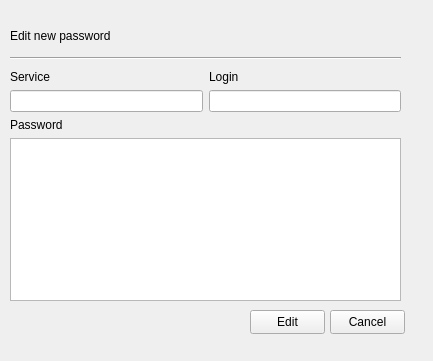
<?xml version="1.0" encoding="UTF-8"?>
<ui version="4.0">
 <class>EditWidget</class>
 <widget class="QWidget" name="EditWidget">
  <property name="geometry">
   <rect>
    <x>0</x>
    <y>0</y>
    <width>433</width>
    <height>361</height>
   </rect>
  </property>
  <property name="font">
   <font/>
  </property>
  <property name="windowTitle">
   <string>Form</string>
  </property>
  <widget class="QPushButton" name="pushButton_2">
   <property name="geometry">
    <rect>
     <x>330</x>
     <y>310</y>
     <width>75</width>
     <height>24</height>
    </rect>
   </property>
   <property name="text">
    <string>Cancel</string>
   </property>
  </widget>
  <widget class="QPushButton" name="pushButton">
   <property name="geometry">
    <rect>
     <x>250</x>
     <y>310</y>
     <width>75</width>
     <height>24</height>
    </rect>
   </property>
   <property name="text">
    <string>Edit</string>
   </property>
  </widget>
  <widget class="QLabel" name="label_5">
   <property name="geometry">
    <rect>
     <x>10</x>
     <y>20</y>
     <width>191</width>
     <height>31</height>
    </rect>
   </property>
   <property name="text">
    <string>Edit new password</string>
   </property>
  </widget>
  <widget class="Line" name="line">
   <property name="geometry">
    <rect>
     <x>10</x>
     <y>50</y>
     <width>391</width>
     <height>16</height>
    </rect>
   </property>
   <property name="orientation">
    <enum>Qt::Horizontal</enum>
   </property>
  </widget>
  <widget class="QWidget" name="verticalLayoutWidget">
   <property name="geometry">
    <rect>
     <x>10</x>
     <y>70</y>
     <width>391</width>
     <height>231</height>
    </rect>
   </property>
   <layout class="QVBoxLayout" name="verticalLayout">
    <item>
     <layout class="QHBoxLayout" name="horizontalLayout">
      <item>
       <layout class="QVBoxLayout" name="verticalLayout_2">
        <item>
         <widget class="QLabel" name="label_3">
          <property name="text">
           <string>Service</string>
          </property>
         </widget>
        </item>
        <item>
         <widget class="QLineEdit" name="lineEdit"/>
        </item>
       </layout>
      </item>
      <item>
       <layout class="QVBoxLayout" name="verticalLayout_3">
        <item>
         <widget class="QLabel" name="label_4">
          <property name="text">
           <string>Login</string>
          </property>
         </widget>
        </item>
        <item>
         <widget class="QLineEdit" name="lineEdit_2"/>
        </item>
       </layout>
      </item>
     </layout>
    </item>
    <item>
     <widget class="QLabel" name="label">
      <property name="text">
       <string>Password</string>
      </property>
     </widget>
    </item>
    <item>
     <widget class="QTextEdit" name="textEdit"/>
    </item>
   </layout>
  </widget>
 </widget>
 <resources/>
 <connections/>
</ui>
